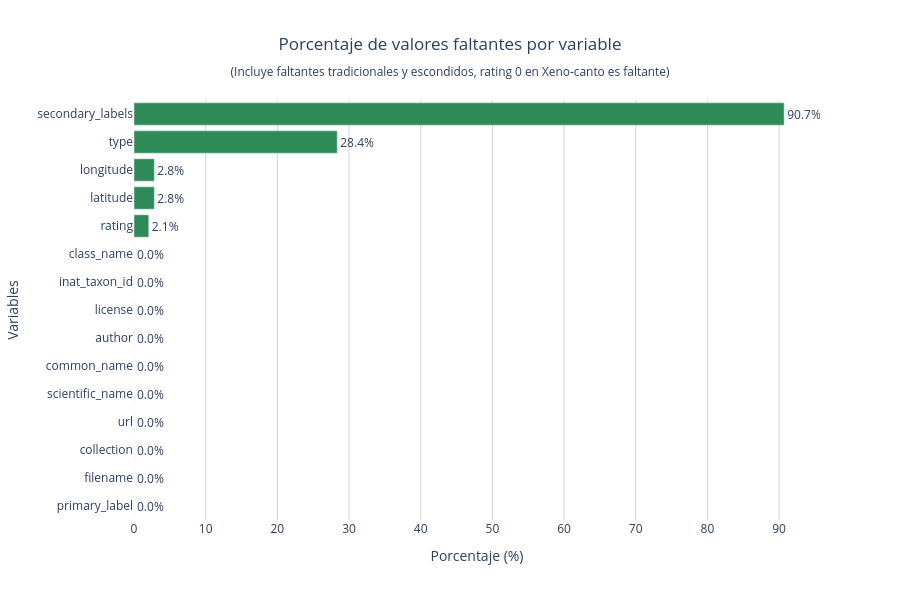

Notebook source saved alongside this figure:
### Markdown cell above
Con el conjunto de datos a utilizar ya completo, procedemos a identificar si hay existencia de datos faltantes.

Para esto, vamos a contarlos y graficarlos.

### Code cell
def detectarfaltantes(valor, columna=None, fila=None):
    import numpy as np
    if pd.isna(valor):
        return True
    if isinstance(valor, str):
        vacios_comunes = ['', '[]', "['']", 'nan', 'null', 'None']
        return valor.strip() in vacios_comunes
    if columna == 'rating':
        if valor == 0 and fila['collection'] == 'XC':
            return True
    return False

var_texto = datatrain.select_dtypes(include=['object']).columns
missing_total = {}

for col in datatrain.columns:
    tradicionales = datatrain[col].isnull().sum()

    escondidos = 0
    if col in var_texto:
        escondidos = datatrain[col].apply(lambda x: detectarfaltantes(x, columna=col, fila=None)).sum() - tradicionales
    elif col == 'rating':
        # Para rating necesitamos pasar la fila completa para saber la fuente
        escondidos = datatrain.apply(lambda row: detectarfaltantes(row['rating'], columna='rating', fila=row), axis=1).sum() - tradicionales

    total_faltantes = tradicionales + escondidos
    porcentaje_total = (total_faltantes / len(datatrain)) * 100
    missing_total[col] = porcentaje_total

missing_series = pd.Series(missing_total).sort_values(ascending=False)
missingdatatrain = pd.DataFrame({
    'Variable': missing_series.index,
    'Porcentaje_faltantes_total': missing_series.values
})

fig = px.bar(
    missingdatatrain,
    x='Porcentaje_faltantes_total',
    y='Variable',
    orientation='h',
    color_discrete_sequence=['#2E8B57'],
    title='Porcentaje de valores faltantes por variable<br><sub>(Incluye faltantes tradicionales y escondidos, rating 0 en Xeno-canto es faltante)</sub>'
)

fig.update_layout(
    yaxis={'categoryorder': 'total ascending', 'title': 'Variables'},
    plot_bgcolor='white',
    xaxis=dict(
        showgrid=True,
        gridcolor='lightgrey',
        title='Porcentaje (%)',
        range=[0, missingdatatrain['Porcentaje_faltantes_total'].max() + 5]
    ),
    font=dict(size=12),
    height=600,
    title_x=0.5
)

fig.update_traces(
    texttemplate='%{x:.1f}%',
    textposition='outside'
)

fig.show()

### Figure 1 — Plotly figure (JSON) as saved in the notebook; plotly's stock layout.template omitted (floating-point values rounded to 4 significant figures)
{"data": [{"hovertemplate": "Porcentaje_faltantes_total=%{x}<br>Variable=%{y}<extra></extra>", "legendgroup": "", "marker": {"color": "#2E8B57", "pattern": {"shape": ""}}, "name": "", "orientation": "h", "showlegend": false, "textposition": "outside", "texttemplate": "%{x:.1f}%", "type": "bar", "x": [90.71, 28.35, 2.832, 2.832, 2.059, 0.0, 0.0, 0.0, 0.0, 0.0, 0.0, 0.0, 0.0, 0.0, 0.0], "xaxis": "x", "y": ["secondary_labels", "type", "latitude", "longitude", "rating", "primary_label", "filename", "collection", "url", "scientific_name", "common_name", "author", "license", "inat_taxon_id", "class_name"], "yaxis": "y"}], "layout": {"barmode": "relative", "font": {"size": 12}, "height": 600, "legend": {"tracegroupgap": 0}, "plot_bgcolor": "white", "title": {"text": "Porcentaje de valores faltantes por variable<br><sub>(Incluye faltantes tradicionales y escondidos, rating 0 en Xeno-canto es faltante)</sub>", "x": 0.5}, "xaxis": {"anchor": "y", "domain": [0, 1], "gridcolor": "lightgrey", "range": [0, 95.71], "showgrid": true, "title": {"text": "Porcentaje (%)"}}, "yaxis": {"anchor": "x", "categoryorder": "total ascending", "domain": [0, 1], "title": {"text": "Variables"}}}}
